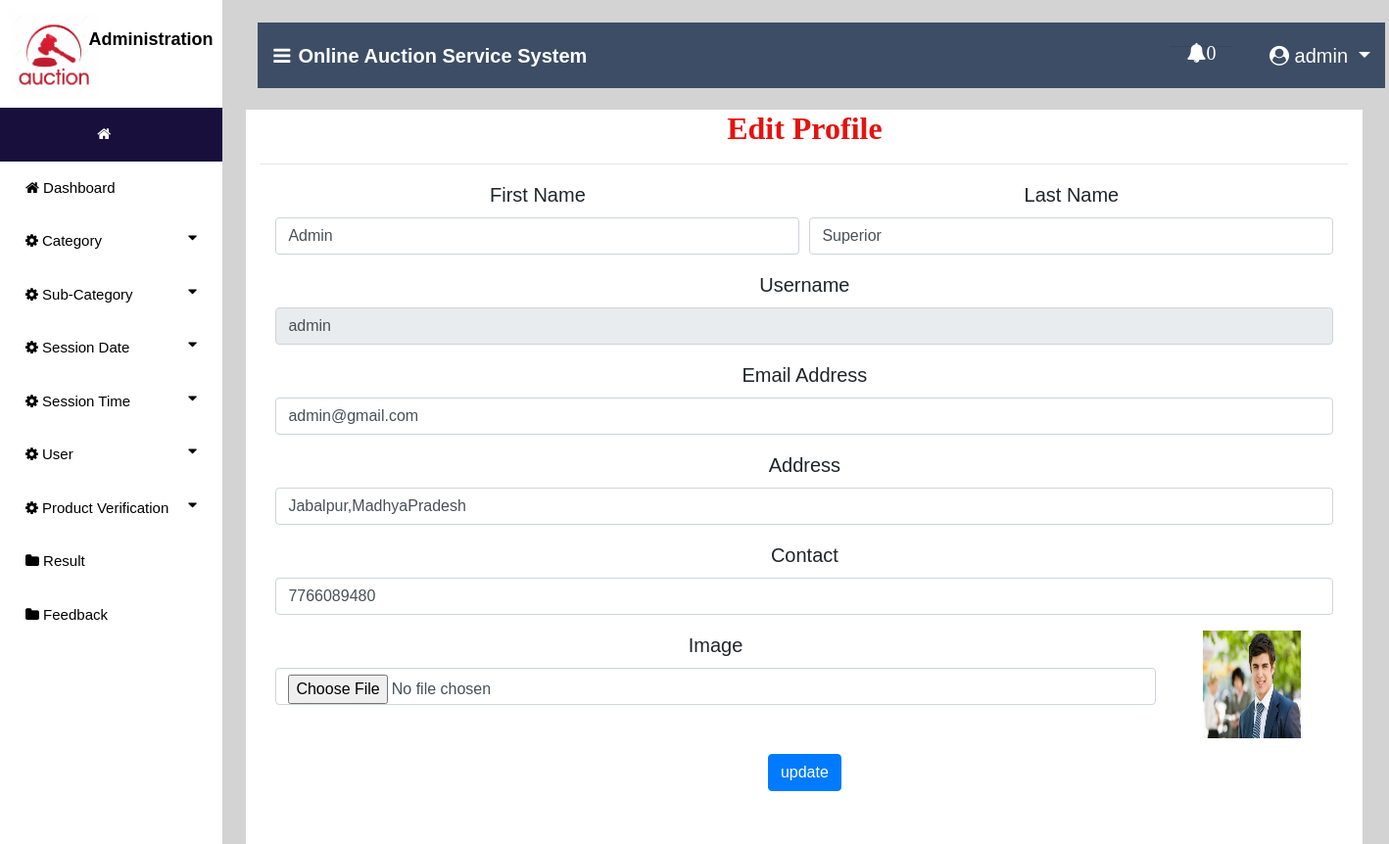
Screenshot of /edit_profile (signed in) with the database file from the repository.
### auction/models.py (models this page shows, shortened)
class Bidder(models.Model):
    user = models.ForeignKey(User,on_delete=models.CASCADE,null=True)
    dob = models.DateField(null=True)
    address = models.CharField(max_length=100,null=True)
    contact = models.CharField(max_length=10,null=True)
    image = models.FileField(null=True)
    membership = models.ForeignKey(Member_fee,on_delete=models.CASCADE,null=True)

### auction/views.py (the view, shortened to what this page needs)
# urls.py: path('edit_profile',Edit_Profile,name="edit_profile"),
def Edit_Profile(request):
    if not request.user.is_authenticated:
        return redirect('login_user')
    new2 = new()
    count = 0
    if new2:
        count += 1
    user1 = User.objects.get(id=request.user.id)
    pro=""
    try:
        pro = Bidder.objects.get(user=user1)
        if pro:
            error="pat"
    except:
        pro = Auction_User.objects.get(user=user1)
    terror = False
    d = {'terror':terror,'pro':pro,'data':pro,'count':count,'new2':new2}
    return render(request, 'edit_profile.html',d)

### auction/views.py (called while the page is built)
def new():
    status = Status.objects.get(status="pending")
    new_pro = Product.objects.filter(status=status)
    return new_pro

### auction/templates/edit_profile.html (shortened to what this page needs)
{% extends 'navigation3.html' %}
{% block body1 %}
{% load static %}
<div class="container" style="background:white">
    <h2 style="font-weight:bold;font-family : 'Monotype Corsiva' ; color : #E6120E ;margin-top:2%" align="center">Edit Profile</h2><hr>
<div class="container-fluid" style="">
    <div class="row">
        <div class="col-md-12">
            <form method="post" action="" enctype="multipart/form-data">
    <div class="form-row">
    <div class="form-group col-md-6">
      <label for="inputEmail4">First Name</label>
      <input type="text" class="form-control" value="{{pro.user.first_name}}" name="fname" id="inputEmail4">
    </div>
    <div class="form-group col-md-6">
      <label for="inputPassword4">Last Name</label>
      <input type="text" class="form-control" name="lname" value="{{pro.user.last_name}}" id="inputPassword4">
    </div>
  </div>
    <div class="form-row">
    <div class="form-group col-md-12">
      <label for="inputEmail4">Username</label>
      <input type="text" class="form-control" name="uname" value="{{pro.user.username}}" id="inputEmail4" readonly>
    </div>
        <div class="form-group col-md-12">
      <label for="inputEmail4">Email Address</label>
      <input type="text" class="form-control" name="email" value="{{pro.user.email}}" id="inputEmail4">
    </div>
  </div>
<div class="form-row">
    <div class="form-group col-md-12">
      <label for="inputEmail4">Address</label>
      <input type="text" class="form-control" name="address" value="{{pro.address}}" id="inputEmail4">
    </div>
  </div>
 <div class="form-row">
    <div class="form-group col-md-12">
    <label for="exampleInputPassword1">Contact</label>
    <input type="text" class="form-control" id="exampleInputPassword1" value="{{pro.contact}}" name="contact">
  </div>
        </div>
<div class="form-row">
    <div class="form-group col-md-10">
    <label for="exampleInputPassword1">Image</label>
    <input type="file" class="form-control" id="exampleInputPassword1" name="image">
  </div>
    <div class="form-group col-md-2">
   <img src="{{pro.image.url}}" style="width:100px;height:110px">
  </div>
</div>
  <button type="submit" class="btn btn-primary" style="margin-bottom:5%">update</button>
</form>
        </div>
    </div>
</div>
</div>
{% endblock %}

### auction/templates/navigation3.html (shortened to what this page needs)
{% extends 'navigation2.html' %}
{% block body %}
<nav class="navbar navbar-expand-lg navbar-light" style="margin-left:2%;margin-top:2%;width:99%;background-color:#3d4d65">
  <a class="navbar-brand" href="#" style="color:white;font-weight:bold"><i class="fa fa-bars" style="margin-right:8px"></i>Online Auction Service System</a>
  {% if request.user.is_staff %}
     <div class="collapse navbar-collapse nav justify-content-end" id="navbarNavDropdown">
      <li class="nav-item dropdown" style="margin-right:3%;color:white;margin-left:600px">
        <a class="nav-link dropdown" style="margin-left:5%;color:white" href="#" id="navbarDropdown" role="button" data-toggle="dropdown" aria-haspopup="true">
          <i class="fa fa-bell" style="top:0;padding-bottom:10px">{{count}}</i>
        </a>
        <hr color="">
      </li>
  </div>
     {% endif %}
  <div class="collapse navbar-collapse nav justify-content-end" id="navbarNavDropdown">
      <li class="nav-item dropdown" style="margin-right:3%;color:white">
        <a class="nav-link dropdown-toggle" style="color:white;margin-left:5%" href="#" id="navbarDropdown" role="button" data-toggle="dropdown" aria-haspopup="true" aria-expanded="false">
          <i class="fa fa-user-circle"></i> {{request.user.username}}
        </a>
      </li>
  </div>
 </nav>
{% block body1 %}
{% endblock %}
{% endblock %}

### auction/templates/navigation2.html (style rules this page uses)
body { font-family: "Lato", sans-serif; }
body { margin:0;font-family:Arial }
.dropdown { float:right; }

### rows the page displays
Bidder: fname "Admin", lname "Superior", uname "admin", email "admin@gmail.com", address "Jabalpur,MadhyaPradesh", contact "7766089480", image (picture)

### other values shown
{{ count }} "0"
{{ request.user.username }} "admin"
